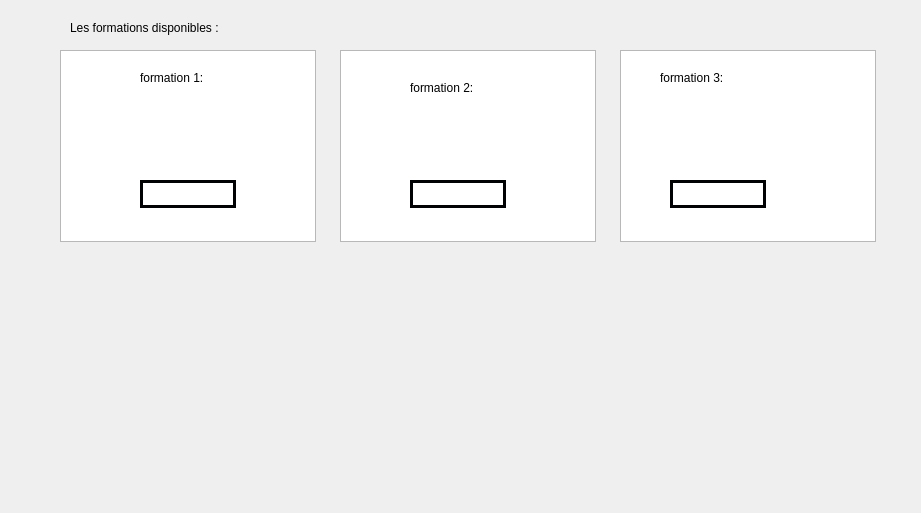
<?xml version="1.0" encoding="UTF-8"?>
<ui version="4.0">
 <class>Dialog</class>
 <widget class="QDialog" name="Dialog">
  <property name="geometry">
   <rect>
    <x>0</x>
    <y>0</y>
    <width>921</width>
    <height>513</height>
   </rect>
  </property>
  <property name="windowTitle">
   <string>Dialog</string>
  </property>
  <widget class="QListView" name="listView">
   <property name="geometry">
    <rect>
     <x>60</x>
     <y>50</y>
     <width>256</width>
     <height>192</height>
    </rect>
   </property>
  </widget>
  <widget class="QListView" name="listView_2">
   <property name="geometry">
    <rect>
     <x>340</x>
     <y>50</y>
     <width>256</width>
     <height>192</height>
    </rect>
   </property>
  </widget>
  <widget class="QListView" name="listView_3">
   <property name="geometry">
    <rect>
     <x>620</x>
     <y>50</y>
     <width>256</width>
     <height>192</height>
    </rect>
   </property>
  </widget>
  <widget class="QLabel" name="label">
   <property name="geometry">
    <rect>
     <x>70</x>
     <y>20</y>
     <width>151</width>
     <height>16</height>
    </rect>
   </property>
   <property name="text">
    <string>Les formations disponibles :</string>
   </property>
  </widget>
  <widget class="QLabel" name="label_2">
   <property name="geometry">
    <rect>
     <x>140</x>
     <y>70</y>
     <width>121</width>
     <height>16</height>
    </rect>
   </property>
   <property name="text">
    <string>formation 1:</string>
   </property>
  </widget>
  <widget class="QLabel" name="label_3">
   <property name="geometry">
    <rect>
     <x>410</x>
     <y>80</y>
     <width>121</width>
     <height>16</height>
    </rect>
   </property>
   <property name="text">
    <string>formation 2:</string>
   </property>
  </widget>
  <widget class="QLabel" name="label_4">
   <property name="geometry">
    <rect>
     <x>660</x>
     <y>70</y>
     <width>121</width>
     <height>16</height>
    </rect>
   </property>
   <property name="text">
    <string>formation 3:</string>
   </property>
  </widget>
  <widget class="QPushButton" name="pushButton">
   <property name="geometry">
    <rect>
     <x>140</x>
     <y>180</y>
     <width>96</width>
     <height>28</height>
    </rect>
   </property>
   <property name="styleSheet">
    <string notr="true">QPushButton {
color: #ffffff;
border: 3px solid #010203;
font: 8pt &quot;MS Reference Sans Serif&quot;;
border-radius: 15px;
padding: 5px;
background: qradialgradient(cx: 0.3, cy: -0.4,
fx: 0.3, fy: -0.4,
radius: 3, stop: 0 #010203, stop: 1 #c4c9c7);
min-width: 80px;
}

QPushButton:hover {
background: qradialgradient(cx: 0.3, cy: -0.4,
fx: 0.3, fy: -0.4,
radius: 3, stop: 0 #010203, stop: 1 #010203);
}

 QPushButton:pressed {
background: qradialgradient(cx: 0.4, cy: -0.1,
fx: 0.4, fy: -0.1,
radius: 3, stop: 0 #c4c9c7, stop: 1 #c4c9c7);
}QPushButton {
color: #ffffff;
border: 3px solid #010203;
font: 8pt &quot;MS Reference Sans Serif&quot;;
border-radius: 15px;
padding: 5px;
background: qradialgradient(cx: 0.3, cy: -0.4,
fx: 0.3, fy: -0.4,
radius: 3, stop: 0 #010203, stop: 1 #c4c9c7);
min-width: 80px;
}

QPushButton:hover {
background: qradialgradient(cx: 0.3, cy: -0.4,
fx: 0.3, fy: -0.4,
radius: 3, stop: 0 #010203, stop: 1 #010203);
}

 QPushButton:pressed {
background: qradialgradient(cx: 0.4, cy: -0.1,
fx: 0.4, fy: -0.1,
radius: 3, stop: 0 #c4c9c7, stop: 1 #c4c9c7);
}</string>
   </property>
   <property name="text">
    <string>Participer</string>
   </property>
  </widget>
  <widget class="QPushButton" name="pushButton_2">
   <property name="geometry">
    <rect>
     <x>410</x>
     <y>180</y>
     <width>96</width>
     <height>28</height>
    </rect>
   </property>
   <property name="styleSheet">
    <string notr="true">QPushButton {
color: #ffffff;
border: 3px solid #010203;
font: 8pt &quot;MS Reference Sans Serif&quot;;
border-radius: 15px;
padding: 5px;
background: qradialgradient(cx: 0.3, cy: -0.4,
fx: 0.3, fy: -0.4,
radius: 3, stop: 0 #010203, stop: 1 #c4c9c7);
min-width: 80px;
}

QPushButton:hover {
background: qradialgradient(cx: 0.3, cy: -0.4,
fx: 0.3, fy: -0.4,
radius: 3, stop: 0 #010203, stop: 1 #010203);
}

 QPushButton:pressed {
background: qradialgradient(cx: 0.4, cy: -0.1,
fx: 0.4, fy: -0.1,
radius: 3, stop: 0 #c4c9c7, stop: 1 #c4c9c7);
}QPushButton {
color: #ffffff;
border: 3px solid #010203;
font: 8pt &quot;MS Reference Sans Serif&quot;;
border-radius: 15px;
padding: 5px;
background: qradialgradient(cx: 0.3, cy: -0.4,
fx: 0.3, fy: -0.4,
radius: 3, stop: 0 #010203, stop: 1 #c4c9c7);
min-width: 80px;
}

QPushButton:hover {
background: qradialgradient(cx: 0.3, cy: -0.4,
fx: 0.3, fy: -0.4,
radius: 3, stop: 0 #010203, stop: 1 #010203);
}

 QPushButton:pressed {
background: qradialgradient(cx: 0.4, cy: -0.1,
fx: 0.4, fy: -0.1,
radius: 3, stop: 0 #c4c9c7, stop: 1 #c4c9c7);
}</string>
   </property>
   <property name="text">
    <string>Participer</string>
   </property>
  </widget>
  <widget class="QPushButton" name="pushButton_3">
   <property name="geometry">
    <rect>
     <x>670</x>
     <y>180</y>
     <width>96</width>
     <height>28</height>
    </rect>
   </property>
   <property name="styleSheet">
    <string notr="true">QPushButton {
color: #ffffff;
border: 3px solid #010203;
font: 8pt &quot;MS Reference Sans Serif&quot;;
border-radius: 15px;
padding: 5px;
background: qradialgradient(cx: 0.3, cy: -0.4,
fx: 0.3, fy: -0.4,
radius: 3, stop: 0 #010203, stop: 1 #c4c9c7);
min-width: 80px;
}

QPushButton:hover {
background: qradialgradient(cx: 0.3, cy: -0.4,
fx: 0.3, fy: -0.4,
radius: 3, stop: 0 #010203, stop: 1 #010203);
}

 QPushButton:pressed {
background: qradialgradient(cx: 0.4, cy: -0.1,
fx: 0.4, fy: -0.1,
radius: 3, stop: 0 #c4c9c7, stop: 1 #c4c9c7);
}QPushButton {
color: #ffffff;
border: 3px solid #010203;
font: 8pt &quot;MS Reference Sans Serif&quot;;
border-radius: 15px;
padding: 5px;
background: qradialgradient(cx: 0.3, cy: -0.4,
fx: 0.3, fy: -0.4,
radius: 3, stop: 0 #010203, stop: 1 #c4c9c7);
min-width: 80px;
}

QPushButton:hover {
background: qradialgradient(cx: 0.3, cy: -0.4,
fx: 0.3, fy: -0.4,
radius: 3, stop: 0 #010203, stop: 1 #010203);
}

 QPushButton:pressed {
background: qradialgradient(cx: 0.4, cy: -0.1,
fx: 0.4, fy: -0.1,
radius: 3, stop: 0 #c4c9c7, stop: 1 #c4c9c7);
}</string>
   </property>
   <property name="text">
    <string>Participer</string>
   </property>
  </widget>
 </widget>
 <resources/>
 <connections/>
</ui>
